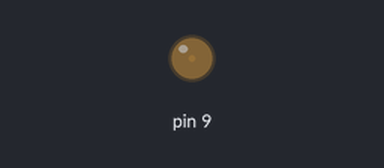
The sketch below on a simulated Arduino Uno, built with avr-gcc and run on an emulated ATmega328P. Parts: output pins drawn as LEDs (lit = HIGH).

Above: at 0.05 s.
At 0.35 s:
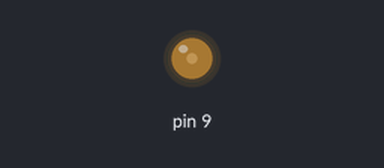
At 0.65 s:
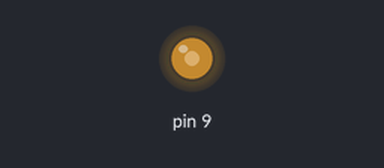
At 1.25 s:
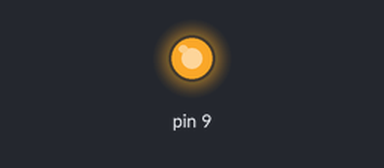
Timing chart, 0 to 3.0 s (numbered marks = the images above):
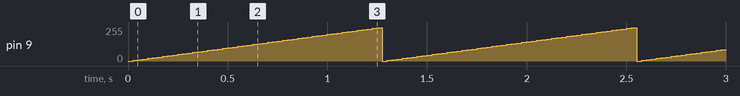

Measured:
- by itself, pin 9: ramps from 0/255 to 250/255 and jumps back, once every 1.3 s

The sketch:

Job10.ino
```cpp
void setup() {
   // initialise les broches
   pinMode(9, OUTPUT);
}

void loop() {
  int i=0;
  while(i<255){
    analogWrite(9, i);
    i=i+5;
    delay(25);

  }
}
```
